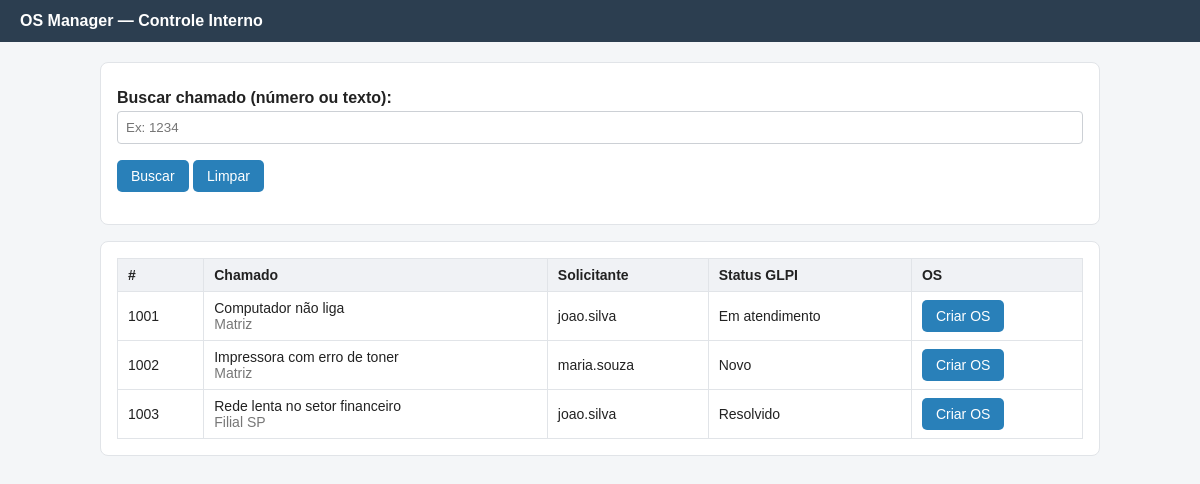
Page /app/index.php on the committed database.
### tables this page shows
CREATE TABLE IF NOT EXISTS glpi_tickets (
    id INT UNSIGNED AUTO_INCREMENT PRIMARY KEY,
    name VARCHAR(255) NOT NULL,
    date TIMESTAMP DEFAULT CURRENT_TIMESTAMP,
    status INT NOT NULL DEFAULT 1,
    entities_id INT UNSIGNED NOT NULL DEFAULT 0,
    is_deleted TINYINT NOT NULL DEFAULT 0
);

CREATE TABLE IF NOT EXISTS glpi_entities (
    id INT UNSIGNED AUTO_INCREMENT PRIMARY KEY,
    name VARCHAR(255) NOT NULL,
    entities_id INT UNSIGNED NOT NULL DEFAULT 0
);

### app/index.php (the view, shortened to what this page needs)
<?php
require_once __DIR__ . '/common.php';
page_header('Ordens de Serviço');
$search = trim($_GET['q'] ?? '');
$where = "t.is_deleted = 0";
$sql = "SELECT t.id, t.name, t.date, t.status, e.name AS entity,
    (SELECT GROUP_CONCAT(u.name SEPARATOR ', ') FROM glpi_tickets_users tu JOIN glpi_users u ON u.id = tu.users_id WHERE tu.tickets_id = t.id AND tu.type = 1) AS requester
    FROM glpi_tickets t
    LEFT JOIN glpi_entities e ON e.id = t.entities_id
    WHERE $where
    ORDER BY t.date DESC
    LIMIT 100";
$res = $DB->query($sql);
?>
<div class="card no-print">
  <form method="get">
    <label for="q">Buscar chamado (número ou texto):</label>
    <input type="text" id="q" name="q" value="<?= h($search) ?>" placeholder="Ex: 1234">
    <p>
      <button class="btn">Buscar</button>
      <a class="btn" href="index.php">Limpar</a>
    </p>
  </form>
</div>
<div class="card">
<table>
  <tr><th>#</th><th>Chamado</th><th>Solicitante</th><th>Status GLPI</th><th>OS</th></tr>
  <?php while ($t = $res->fetch_assoc()):
      $oid = $DB->query("SELECT id, status FROM osmanager_orders WHERE tickets_id = " . intval($t['id']))->fetch_assoc();
  ?>
  <tr>
    <td><?= h($t['id']) ?></td>
    <td><?= h($t['name']) ?><br><span class="muted"><?= h($t['entity']) ?></span></td>
    <td><?= h($t['requester']) ?></td>
    <td><?= h(glpi_ticket_status_label($t['status'])) ?></td>
    <td>
      <?php if ($oid): ?>
        <a class="btn green" href="os.php?id=<?= $oid['id'] ?>">Ver OS</a>
        <a class="btn" href="print.php?id=<?= $oid['id'] ?>">PDF</a>
      <?php else: ?>
        <a class="btn" href="os.php?tickets_id=<?= $t['id'] ?>">Criar OS</a>
      <?php endif; ?>
    </td>
  </tr>
  <?php endwhile; ?>
</table>
</div>
<?php page_footer(); ?>

### app/common.php (shortened to what this page needs)
<?php
function h($str)
{
    return htmlspecialchars((string) $str, ENT_QUOTES, 'UTF-8');
}
function glpi_ticket_status_label($s)
{
    $map = [
        1 => 'Novo',
        2 => 'Em atendimento (pendente)',
        3 => 'Em atendimento',
        4 => 'Pendente',
        5 => 'Resolvido',
        6 => 'Fechado',
    ];
    return $map[(int) $s] ?? '—';
}
function page_header($title = 'OS Manager')
{
    ?><!DOCTYPE html>
<html lang="pt-br">
<head>
</head>
<body>
<header><a href="index.php">OS Manager — Controle Interno</a></header>
<div class="wrap">
<?php
}
function page_footer()
{
    ?></div></body></html><?php
}

### app/common.php (style rules this page uses)
body { font-family: Arial, Helvetica, sans-serif; margin: 0; background: #f4f6f8; color: #222; }
header { background: #2c3e50; color: #fff; padding: 12px 20px; }
header a { color: #fff; text-decoration: none; font-weight: bold; }
.wrap { max-width: 1000px; margin: 20px auto; padding: 0 16px; }
.card { background: #fff; border: 1px solid #e1e4e8; border-radius: 8px; padding: 16px; margin-bottom: 16px; }
table { border-collapse: collapse; width: 100%; background: #fff; }
th, td { border: 1px solid #e1e4e8; padding: 8px 10px; text-align: left; font-size: 14px; }
th { background: #f0f2f5; }
input, select, textarea { width: 100%; padding: 8px; box-sizing: border-box; border: 1px solid #ccd0d5; border-radius: 4px; }
label { font-weight: bold; display: block; margin: 10px 0 4px; }
.btn { display: inline-block; padding: 8px 14px; background: #2980b9; color: #fff; border: none; border-radius: 5px; cursor: pointer; text-decoration: none; font-size: 14px; }
.muted { color: #777; }

### rows in the picture
glpi_tickets: id "1001", name "Computador não liga", glpi_entities.name "Matriz", requester "joao.silva", status "Em atendimento"
glpi_tickets: id "1002", name "Impressora com erro de toner", glpi_entities.name "Matriz", requester "maria.souza", status "Novo"
glpi_tickets: id "1003", name "Rede lenta no setor financeiro", glpi_entities.name "Filial SP", requester "joao.silva", status "Resolvido"
